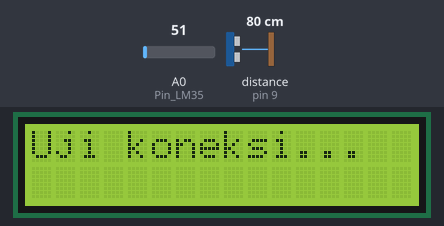
The sketch below on a simulated Arduino Leonardo, built with avr-gcc and run on an emulated ATmega32U4. Parts: 16×2 character LCD. Wiring (inferred from the names in the program): ultrasonic range finder: trigger pin 8; echo pin 9. Inputs (shaded band) come from the test bench; at power-on: A0 (Pin_LM35) = 51, distance to the obstacle (sensor on pin 9) 80 cm. The echo pulse lasts 58.3 µs per cm; the modem accepts every AT command (registered, SIM ready, sends succeed) and sends nothing else; what the sketch prints to the serial monitor is not drawn.

Above: at 0.1 s.
At 2.2 s:
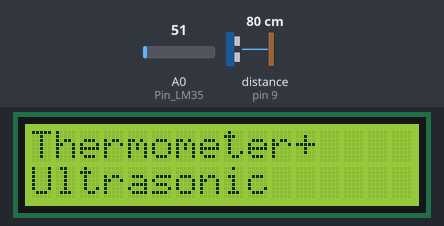
At 4.2 s:
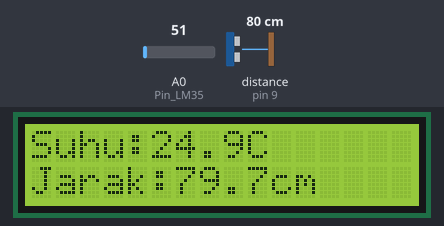

Measured:
- what the display in image 1 shows lasts 2.0 s, from 2.2 s to 4.2 s

The sketch:

TugasSensorUltrasonic_SensorSuhu.ino
```cpp
#include <LiquidCrystal.h>

// --- Deklarasi pin LCD (RS, E, D4, D5, D6, D7)
LiquidCrystal lcd(2, 3, 4, 5, 6, 7);

// --- Hardware Serial (misalnya Serial1 di Mega)
#define EspSerial Serial1

// --- Baud rate ESP8266
#define ESP8266_BAUD 9600

// --- Pin sensor LM35
#define Pin_LM35 A0

// --- Pin sensor Ultrasonik
#define trigPin 8
#define echoPin 9

// --- Info Wi-Fi & ThingSpeak
String WIFI_SSID = "WIFI_DESKTOP1";
String WIFI_PASS = "12345678";
String API = "H9HJC2RTV93BF5K3";
String HOST = "api.thingspeak.com";
String PORT = "80";

// --- Variabel fungsi sendCommand()
int countTimeCommand = 0;
int countTrueCommand = 0;
boolean found = false;

// --- Fungsi kirim AT command ---
void sendCommand(String command, int maxTime, const char* expectedReply) {
  found = false;
  countTimeCommand = 0;

  Serial.print(countTrueCommand);
  Serial.print(". AT command => ");
  Serial.println(command);

  EspSerial.println(command);

  while (countTimeCommand < (maxTime * 100)) {
    if (EspSerial.find(const_cast<char*>(expectedReply))) {
      found = true;
      break;
    }
    delay(10);
    countTimeCommand++;
  }

  if (found) {
    Serial.println("OK");
    countTrueCommand++;
  } else {
    Serial.println("Fail");
  }
}

// --- Setup ---
void setup() {
  Serial.begin(9600);
  EspSerial.begin(ESP8266_BAUD);

  lcd.begin(16, 2);
  lcd.print("Uji koneksi...");

  pinMode(trigPin, OUTPUT);
  pinMode(echoPin, INPUT);

  // Koneksi ke Wi-Fi
  sendCommand("AT", 5, "OK");
  sendCommand("AT+CWMODE=1", 5, "OK");
  sendCommand("AT+CWJAP=\"" + WIFI_SSID + "\",\"" + WIFI_PASS + "\"", 20, "OK");

  delay(2000);
  lcd.clear();
  lcd.setCursor(0, 0);
  lcd.print("Thermometer+");
  lcd.setCursor(0, 1);
  lcd.print("Ultrasonic");
  delay(2000);
  lcd.clear();
}

// --- Loop utama ---
void loop() {
  // === Baca suhu dari LM35 ===
  int adc_value = analogRead(Pin_LM35);
  float voltage = (adc_value * 5.0) / 1024.0;
  float suhu = voltage / 0.010; // 10mV per °C

  // === Baca jarak dari Ultrasonik ===
  long duration;
  float distance;

  digitalWrite(trigPin, LOW);
  delayMicroseconds(2);
  digitalWrite(trigPin, HIGH);
  delayMicroseconds(10);
  digitalWrite(trigPin, LOW);

  duration = pulseIn(echoPin, HIGH);
  distance = (duration * 0.0343) / 2.0; // cm

  // === Tampilkan hasil di Serial Monitor ===
  Serial.print("Suhu: ");
  Serial.print(suhu);
  Serial.print(" °C,  Jarak: ");
  Serial.print(distance);
  Serial.println(" cm");

  // === Tampilkan di LCD ===
  lcd.clear();
  lcd.setCursor(0, 0);
  lcd.print("Suhu:");
  lcd.print(suhu, 1);
  lcd.print("C");
  lcd.setCursor(0, 1);
  lcd.print("Jarak:");
  lcd.print(distance, 1);
  lcd.print("cm");

  // === Kirim data ke ThingSpeak ===
  String getData = "GET /update?api_key=" + API +
                   "&field1=" + String(suhu, 1) +
                   "&field2=" + String(distance, 1) +
                   " HTTP/1.1\r\nHost: " + HOST + "\r\nConnection: close\r\n\r\n";

  sendCommand("AT+CIPMUX=1", 5, "OK");
  sendCommand("AT+CIPSTART=0,\"TCP\",\"" + HOST + "\"," + PORT, 15, "OK");

  int len = getData.length();
  sendCommand("AT+CIPSEND=0," + String(len), 10, ">");

  EspSerial.print(getData);
  delay(1500);
  sendCommand("AT+CIPCLOSE=0", 5, "OK");

  // === Tunggu sebelum kirim data lagi ===
  delay(20000); // 20 detik, sesuai limit ThingSpeak
}
```
